Frame 1 (no input): blank canvas, image omitted
Frame 60 (the mouse pressed at the canvas centre just before this capture): blank canvas, image omitted
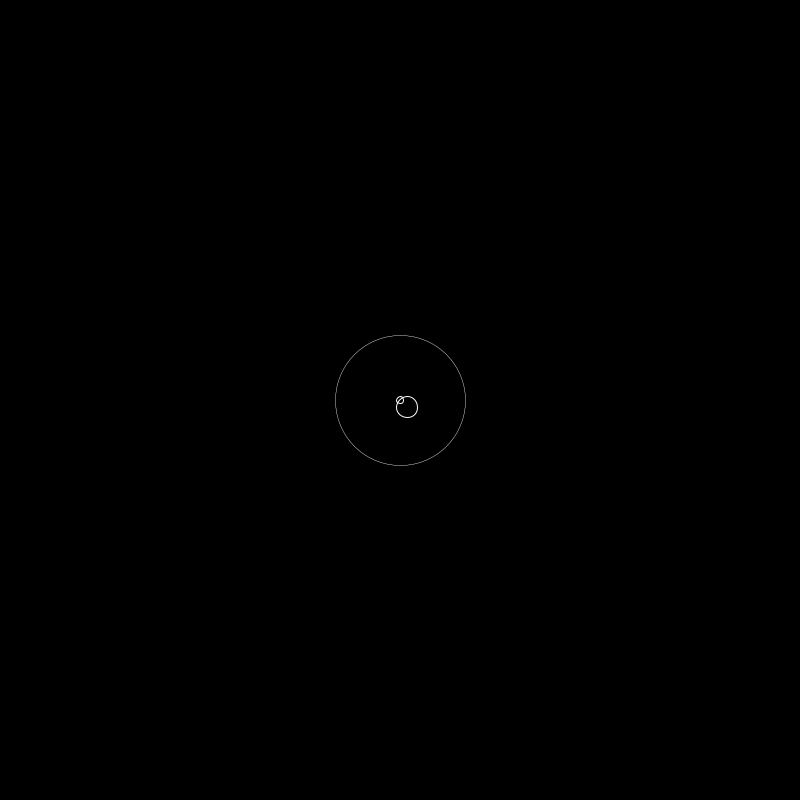
Frame 120 (the mouse held since frame 60 and released just before this capture)

The Processing sketch whose frames 1 and 60 were blank and that drew this single picture after the mouse press (run headless with seeded random() and noise(); from frame 60 on, the mouse is pressed at the canvas centre):

// Processing sketch: processing_117631
// ── processing_117631.pde

ArrayList<Ripple> ripples = new ArrayList();

void setup() {
 size(800,800);
 smooth();
}

void draw() {
  background(0); 
  for(int i = 0; i < ripples.size(); i++){
    Ripple r = ripples.get(i);
    r.display();
  
  } 
}

void mousePressed() {
  ripples.add(new Ripple(mouseX,mouseY));
}
class Ripple {
  float x;
  float y;
  float rSize;
  float fade = 255;
  int r = int(255);
  int g = int(255);
  int b = int(255);

  Ripple(float _x, float _y) {
    x = _x;
    y = _y;
  }

  void display() {
    stroke(r, g, b,fade);
    noFill();
    strokeWeight(1);
    ellipse(x, y, rSize, rSize);
    ellipse(x, y, rSize+7, rSize+7);
    ellipse(x+7, y+7, rSize+21, rSize+21);
    strokeWeight(.4);
    ellipse(x, y, rSize+130, rSize+130);
  }


  }
